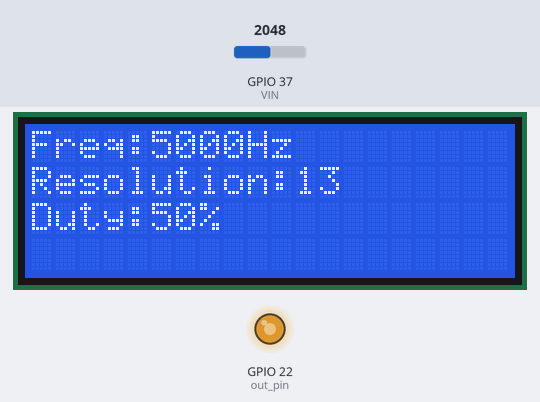
The sketch below on a simulated ESP32. On the bench: 20×4 character LCD, output pins drawn as LEDs (lit = HIGH). Inputs (shaded band) come from the test bench; at power-on: GPIO 37 (VIN) = 2048.

Above: at 1.2 s.
1.3 s: GPIO 37 (VIN) set to 2866
At 1.9 s:
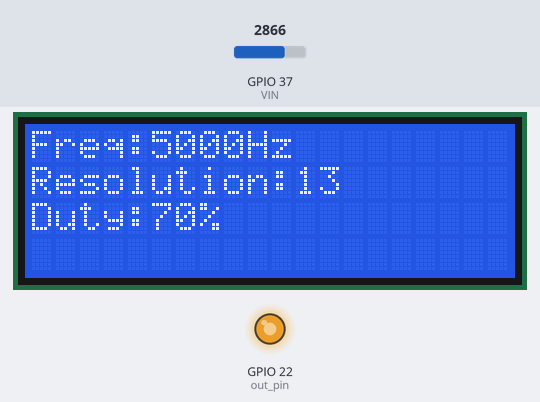
2.8 s: GPIO 37 (VIN) set to 491
At 4.0 s:
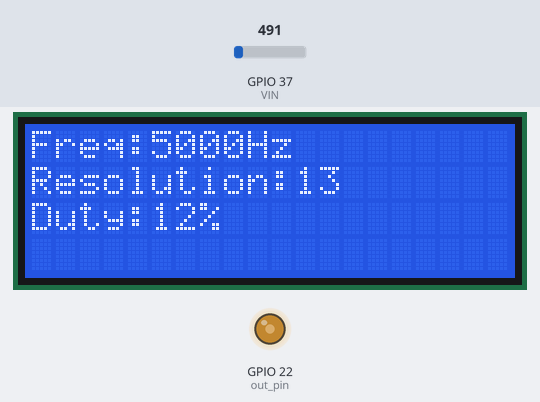
4.3 s: GPIO 37 (VIN) set to 0
At 5.3 s:
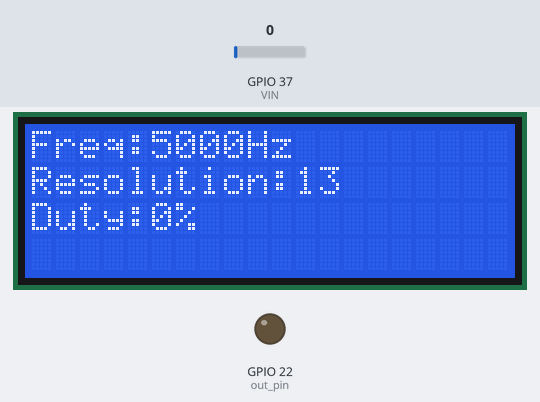
5.8 s: GPIO 37 (VIN) set to 2047
At 6.5 s:
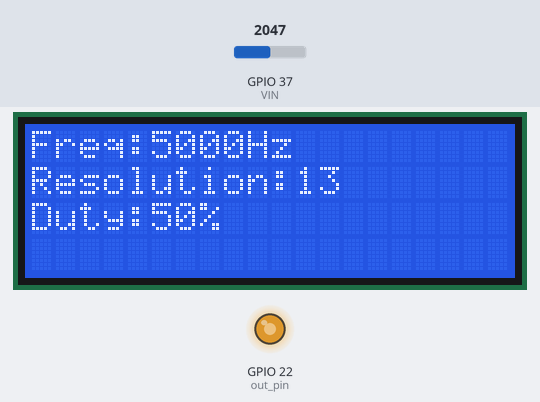
Timing chart, 0 to 8.3 s (numbered marks = the images above; inputs shaded):
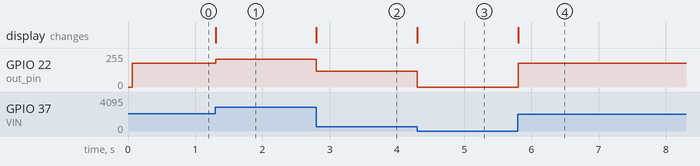

Measured:
- after the input at 1.3 s, GPIO 22 (out_pin): 178/255 → 209/255 at once; the display: changes at once (image 1)
- after the input at 2.8 s, GPIO 22 (out_pin): 209/255 → 120/255 at once; the display: changes at once (image 2)
- after the input at 4.3 s, GPIO 22 (out_pin): 120/255 → 0/255 at once; the display: changes at once (image 3)
- after the input at 5.8 s, GPIO 22 (out_pin): 0/255 → 178/255 at once; the display: changes at once (image 4)

The sketch:

PWM_CLCD_MOTOR_NOV_13.ino
```cpp
#define freq 5000
#define channel 6
#define resolution 13
#define out_pin 22
#define VIN 37

#include <LiquidCrystal.h>
#include <math.h>

const int rs = 33, en = 26, d4 = 13, d5 = 15, d6 = 0, d7 = 14;
LiquidCrystal lcd(rs, en, d4, d5, d6, d7);

void setup() {
  // put your setup code here, to run once:
  lcd.begin(20,4);
  ledcSetup(channel, freq, resolution);
  ledcAttachPin(out_pin, channel);
  pinMode(VIN,INPUT);
  lcd.setCursor(0,0);
  lcd.printf("Freq:%dHz",freq);
  lcd.setCursor(0,1);
  lcd.printf("Resolution:%d",resolution);
  lcd.setCursor(0,2);
  lcd.printf("Duty:");
}
float vr;
float duty_value = (pow(2, resolution)-1)/100;
void loop() {
  vr = analogRead(VIN)/4096.0*60 + 40;
  lcd.setCursor(5,2);
  lcd.printf("%d%%   ",(int)((vr-40)*1.67));
  if(vr==40)
    ledcWrite(channel, 0);
  else
    ledcWrite(channel, (int)(duty_value*vr));

}
```
